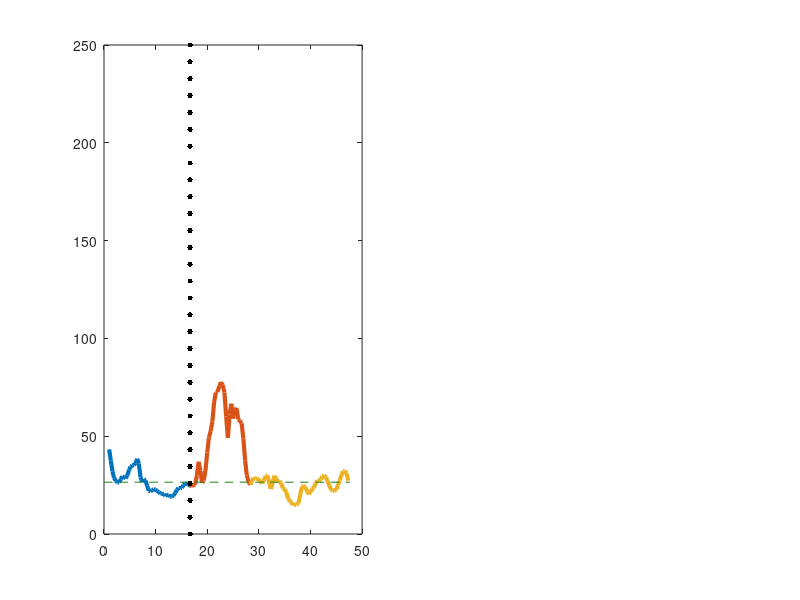

Write the MATLAB code that produced this figure. (Note: this script raises an error after producing the figure.)

C1 = load('Sheng2.mat');
AlAf_1  = zeros(101,143);
cg1 = 0;
Peaks1 = zeros(30,2);
Before = zeros(50,101);
During = zeros(143,101);
After = zeros(143,101);

figure

for i = 1:3:100
    i
   F1 = C1.UV8cnt_data(1,i).YFP;
    M = 50;
    if (F1(end) > 0)
        i
        cg1 = cg1 + 1;
        g = find(F1(50:60) == max(F1(50:60)))+49;
        Peaks1(cg1,2) = F1(g); Peaks1(cg1,1) = g;
        Before(:,cg1) = F1(1:50)';
        L = find(F1 < mean(F1(1:50))); LL = L(min(find(L > g)));
        During(1:LL-M+1,cg1) = F1(M:LL);
        After(1:143-LL+1,cg1) = F1(LL:end);
        AlAf_1(cg1,1:length(F1)) = F1;
                
        subplot(1,2,cg1)
    l1 = linspace(1,50/3,50);
    plot(l1,Before(:,cg1),'LineWidth',3); hold on
    l2 = linspace(M/3,LL/3,LL-M+1);
    plot(l2,During(1:LL-M+1,cg1),'LineWidth',3);
    l3 = linspace(LL/3,142/3,143-LL);
    plot(l3,After(1:143-LL,cg1),'LineWidth',3);
    plot(ones(30,1)*50/3,linspace(0,250,30),'.k','MarkerSize',12)
    plot(linspace(0,143/3,30),ones(30,1)*mean(Before(:,cg1)),'--','color',[0.1 0.5 0.1])
    goodplot                
    end        
end
